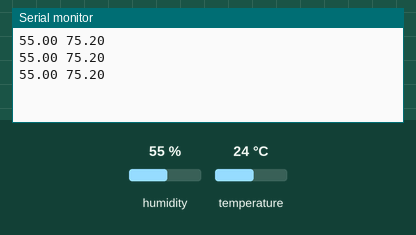
Bench run of a sketch on a simulated Arduino Uno, built with avr-gcc and run on an emulated ATmega328P. Shown: the last lines printed to the serial monitor. Inputs (shaded band) come from the test bench; at power-on: humidity 55 %, temperature 24 °C.

Above: at 2.8 s.
2.9 s: humidity set to 22 %
At 4.8 s:
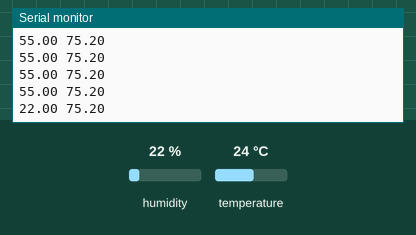
5.6 s: temperature set to 12 °C
At 6.8 s:
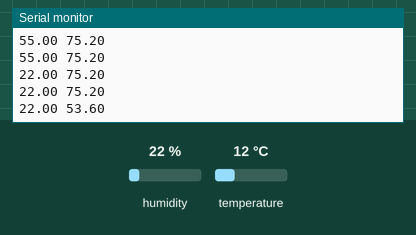
8.3 s: humidity set to 40 %
At 9.8 s:
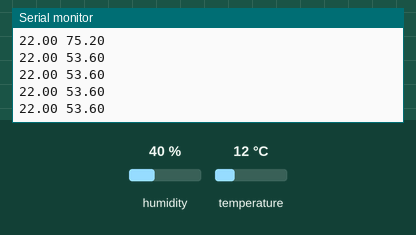
Timing chart, 0 to 11.3 s (numbered marks = the images above; inputs shaded):
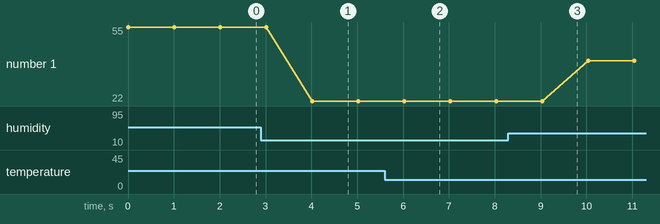

The sketch:

Oasis-Hive_DHT22.ino
```cpp
//Include modules
#include <Wire.h>
#include <DHT.h>

// intiialize temp & hum sensor
#define DHTTYPE DHT22   // DHT 22  (AM2302)
#define DHTPIN 5
DHT dht(DHTPIN, DHTTYPE);

void setup() {
  Serial.begin(9600);
  dht.begin();
  while (!Serial) {
    delay(10);
  }
}

void loop() {
  //Serial Data Out
  float temperature, humidity;

  humidity = dht.readHumidity();
  temperature = dht.readTemperature();

  Serial.print(humidity);
  Serial.print(" ");
  Serial.print(temperature*(1.800)+32); //need to manually adjust the sensor smh
  Serial.println();

  delay(1000);
}
```

Measured:
- after the input at 2.9 s, the serial monitor: prints a new line after 1.1 s (image 1)
- after the input at 5.6 s, the serial monitor: prints a new line after 0.43 s (image 2)
- plotted number 1: 55 → 22 after the input at 2.9 s, 22 → 40 after the input at 8.3 s
